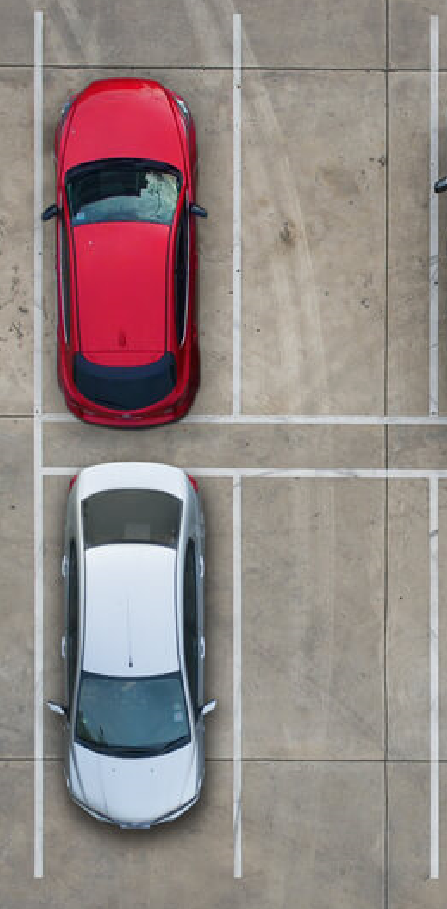
#> input picture edgeAI/inputs/Capture1.PNG, 447 x 909 px, found by its file name; its folder holds only this picture in this run
$ python dataset_maker.py
#> lines starting #> are read from the running program, lines starting #| are printed output that depends on the picture
#imports
import os
import cv2
import random

random.seed(2000) #set a constant seed for all runs
crop_iteration_size=5
noise_amplitude=3
dimensions=[420,900]
dataset=[]

# set the path/directory
folder_dir = "edgeAI/inputs"
images_names=os.listdir(folder_dir) #get dir list of filenames
for image_name in images_names:
    # check if the image_name ends with PNG just to be sure
    if (image_name.endswith(".PNG")):
        print(image_name)
        img = cv2.imread(folder_dir+'/'+image_name)
#> img is the input picture: shape (909, 447, 3); mean B, G, R 132.9, 134.9, 147.6
        flip_variations=[img,]
        for i in range(-1,2):
            flip_variations.append(cv2.flip(img, i))
#> after the loop, flip_variations = 4 items
        crop_variations=[]
        for image in flip_variations:
            for iteration in range(crop_iteration_size):
                h,w,c=image.shape
                temp=image[random.randint(0,noise_amplitude):h-random.randint(0,noise_amplitude), random.randint(0,noise_amplitude):w-random.randint(0,noise_amplitude)].copy()
                crop_variations.append(temp)
#> this loop made 4 passes
#> after the loop, crop_variations = 20 items
        dataset.extend(crop_variations)

for i,image in enumerate(dataset):
    #cv2.imshow('image',image)
    #cv2.waitKey(0)
    cv2.imwrite("edgeAI/dataset/image{}.PNG".format(i+1),image)
#> this loop made 20 passes
#> pass 1, `cv2.imwrite("edgeAI/dataset/image{}.PNG".format(i+1),image)`:
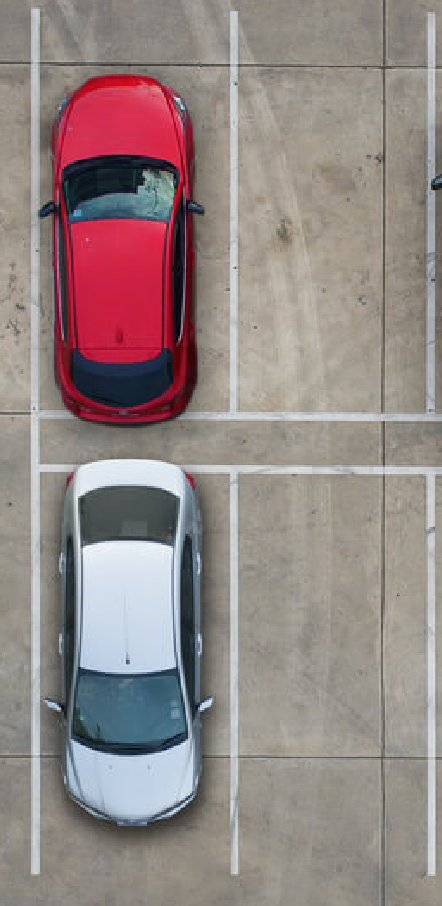
#> saved as image1.PNG: shape (906, 442, 3); mean B, G, R 132.9, 134.9, 147.7
#> pass 2, `cv2.imwrite("edgeAI/dataset/image{}.PNG".format(i+1),image)`:
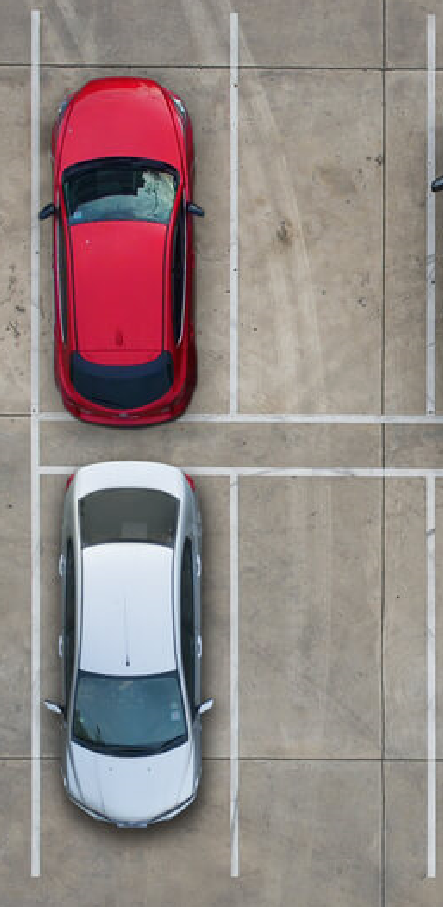
#> saved as image2.PNG: shape (907, 443, 3); mean B, G, R 132.9, 134.8, 147.6

$ run again, on edgeAI/inputs/Capture5.PNG
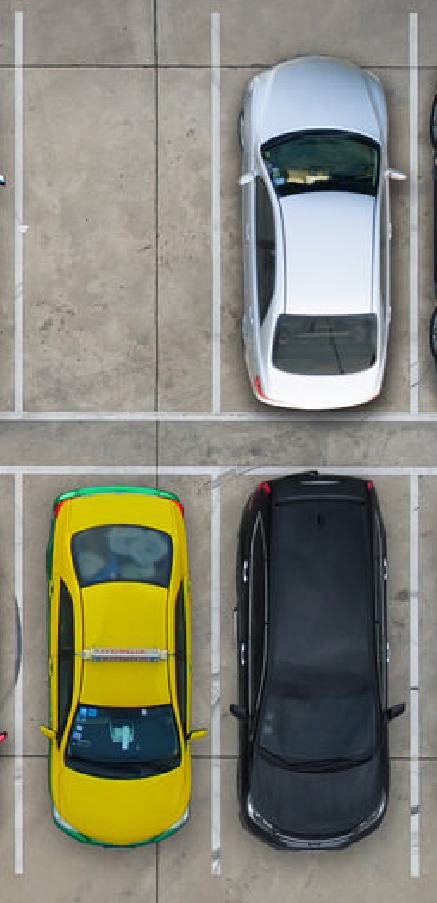
#> input picture edgeAI/inputs/Capture5.PNG, 437 x 903 px, found by its file name
#> img is the input picture: shape (903, 437, 3); mean B, G, R 118.8, 133, 133.2
#> after the loop `for i in range(-1,2):`: flip_variations = 4 items
#> the loop `for image in flip_variations:` made 4 passes
#> after the loop `for image in flip_variations:`: crop_variations = 20 items
#> the loop `for i,image in enumerate(dataset): #cv2.imshow('image',image)` made 20 passes
#> pass 1, `cv2.imwrite("edgeAI/dataset/image{}.PNG".format(i+1),image)`:
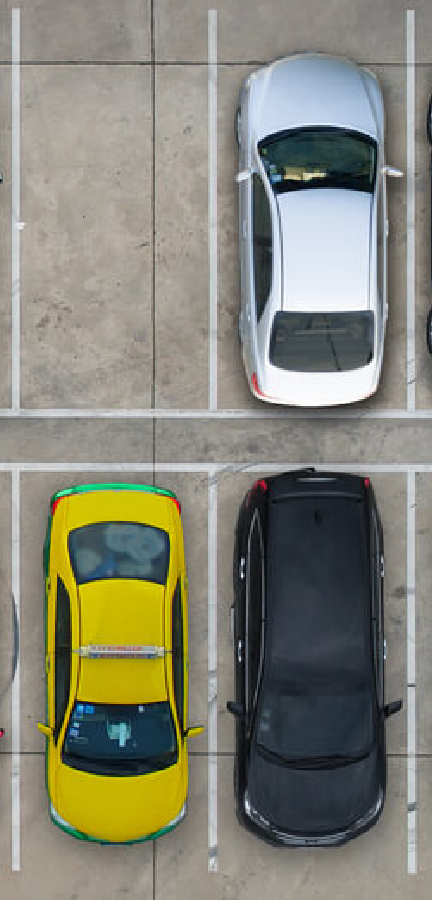
#> saved as image1.PNG: shape (900, 432, 3); mean B, G, R 118.8, 133.1, 133.3
#> pass 2, `cv2.imwrite("edgeAI/dataset/image{}.PNG".format(i+1),image)`:
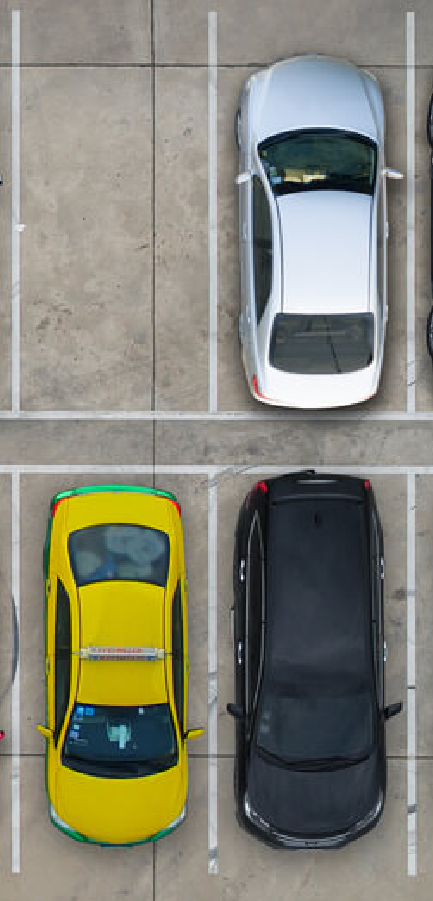
#> saved as image2.PNG: shape (901, 433, 3); mean B, G, R 118.8, 133, 133.2

$ run again, on edgeAI/inputs/Capture6.PNG
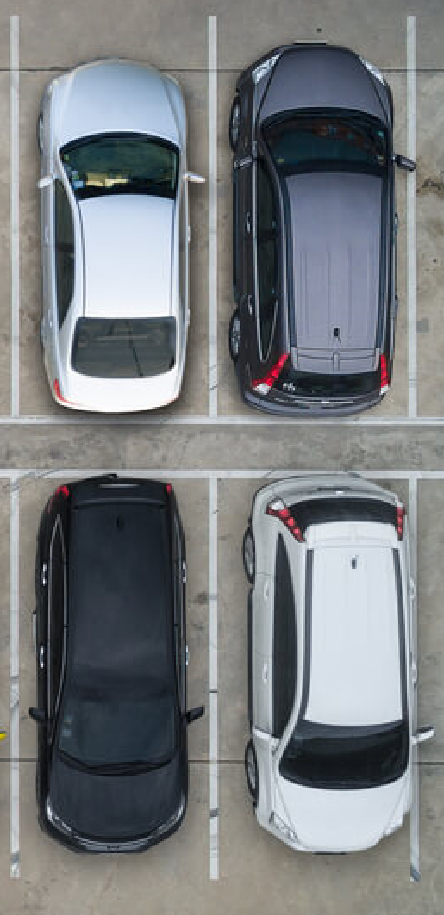
#> input picture edgeAI/inputs/Capture6.PNG, 444 x 915 px, found by its file name
#> img is the input picture: shape (915, 444, 3); mean B, G, R 126.8, 124, 120.4
#> after the loop `for i in range(-1,2):`: flip_variations = 4 items
#> the loop `for image in flip_variations:` made 4 passes
#> after the loop `for image in flip_variations:`: crop_variations = 20 items
#> the loop `for i,image in enumerate(dataset): #cv2.imshow('image',image)` made 20 passes
#> pass 1, `cv2.imwrite("edgeAI/dataset/image{}.PNG".format(i+1),image)`:
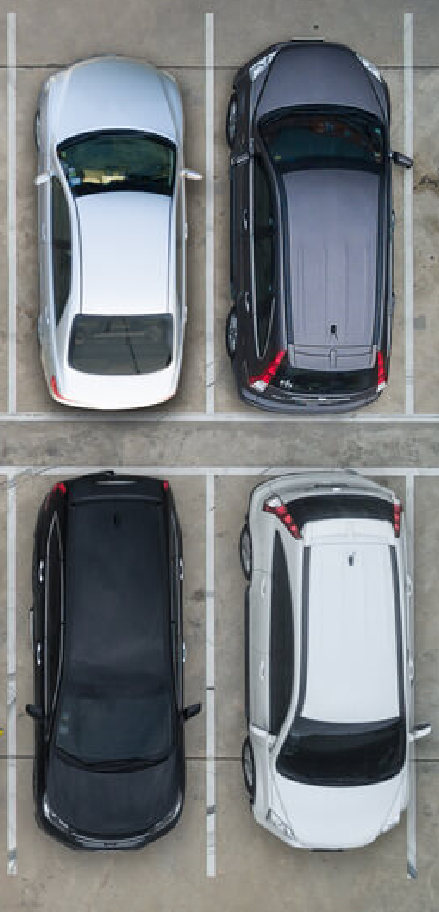
#> saved as image1.PNG: shape (912, 439, 3); mean B, G, R 126.7, 123.7, 120.1
#> pass 2, `cv2.imwrite("edgeAI/dataset/image{}.PNG".format(i+1),image)`:
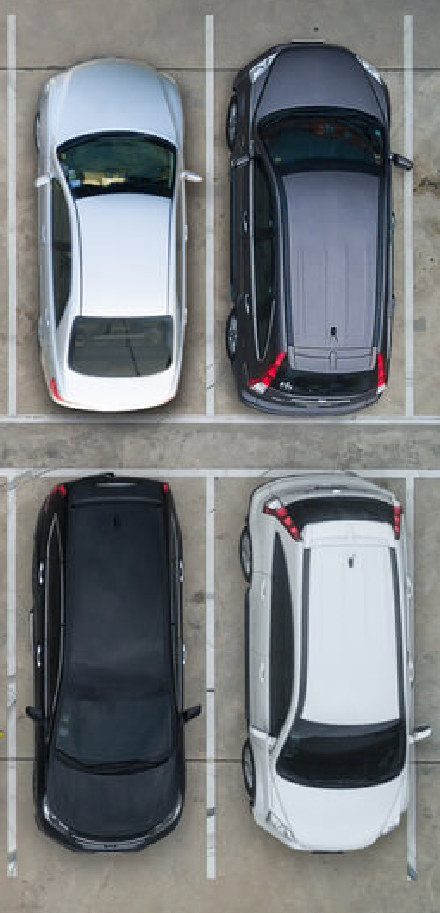
#> saved as image2.PNG: shape (913, 440, 3); mean B, G, R 126.7, 123.8, 120.1

$ run again, on edgeAI/inputs/Capture2.PNG
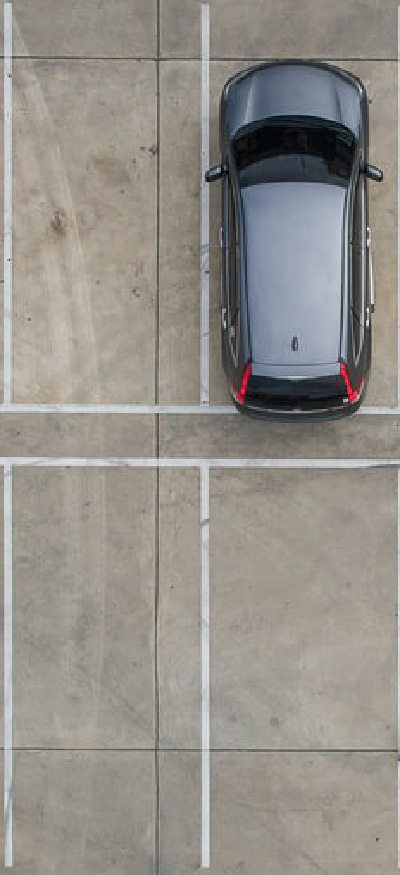
#> input picture edgeAI/inputs/Capture2.PNG, 400 x 875 px, found by its file name
#> img is the input picture: shape (875, 400, 3); mean B, G, R 138, 144, 147.9
#> after the loop `for i in range(-1,2):`: flip_variations = 4 items
#> the loop `for image in flip_variations:` made 4 passes
#> after the loop `for image in flip_variations:`: crop_variations = 20 items
#> the loop `for i,image in enumerate(dataset): #cv2.imshow('image',image)` made 20 passes
#> pass 1, `cv2.imwrite("edgeAI/dataset/image{}.PNG".format(i+1),image)`:
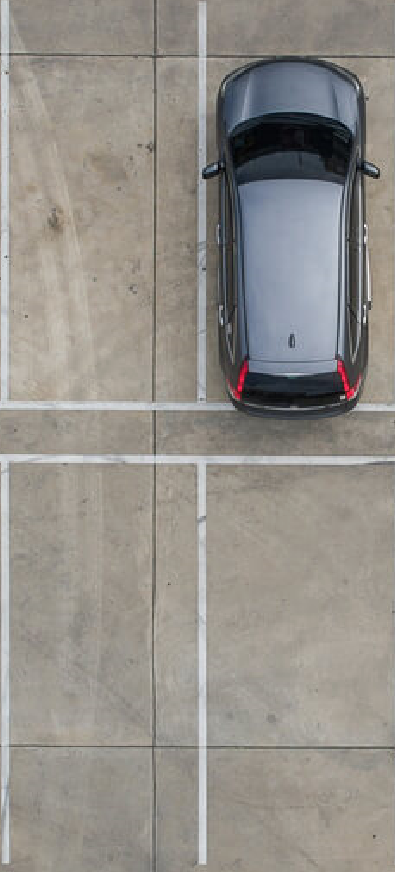
#> saved as image1.PNG: shape (872, 395, 3); mean B, G, R 137.7, 143.7, 147.6
#> pass 2, `cv2.imwrite("edgeAI/dataset/image{}.PNG".format(i+1),image)`:
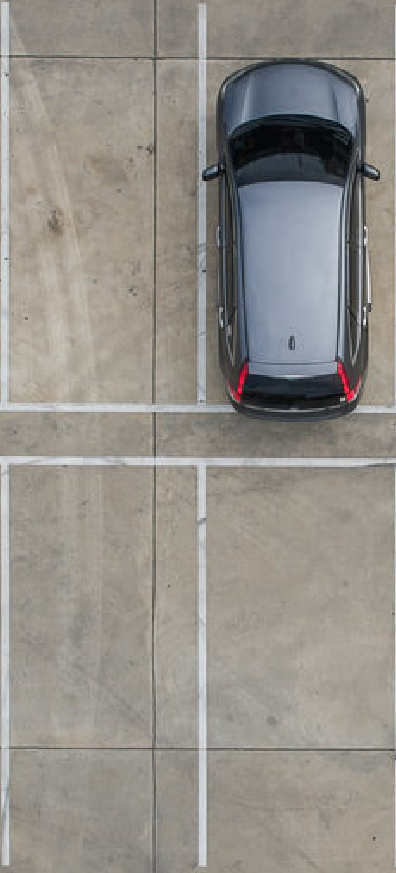
#> saved as image2.PNG: shape (873, 396, 3); mean B, G, R 137.8, 143.8, 147.7

$ run again, on edgeAI/inputs/Capture3.PNG
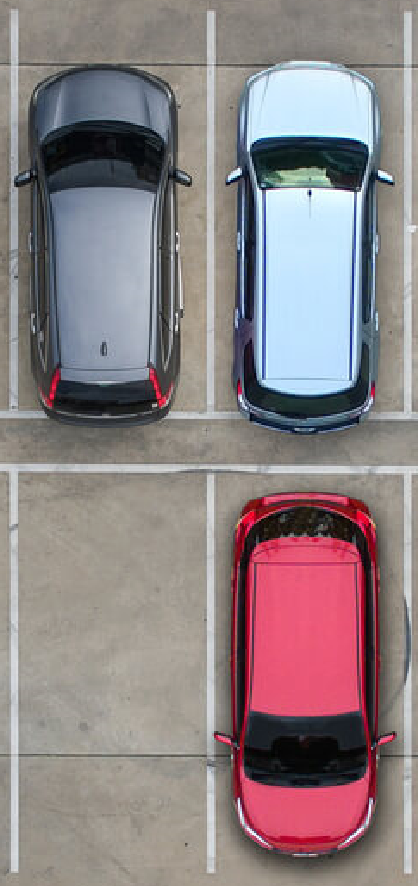
#> input picture edgeAI/inputs/Capture3.PNG, 418 x 886 px, found by its file name
#> img is the input picture: shape (886, 418, 3); mean B, G, R 132.2, 129.9, 141.5
#> after the loop `for i in range(-1,2):`: flip_variations = 4 items
#> the loop `for image in flip_variations:` made 4 passes
#> after the loop `for image in flip_variations:`: crop_variations = 20 items
#> the loop `for i,image in enumerate(dataset): #cv2.imshow('image',image)` made 20 passes
#> pass 1, `cv2.imwrite("edgeAI/dataset/image{}.PNG".format(i+1),image)`:
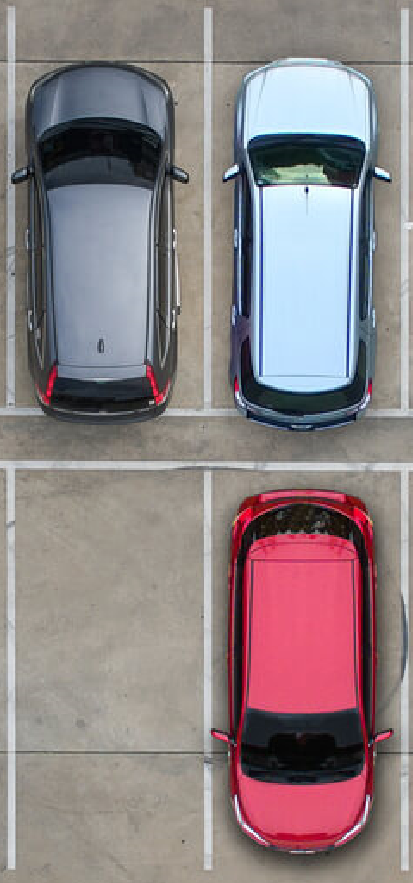
#> saved as image1.PNG: shape (883, 413, 3); mean B, G, R 132.1, 129.7, 141.4
#> pass 2, `cv2.imwrite("edgeAI/dataset/image{}.PNG".format(i+1),image)`:
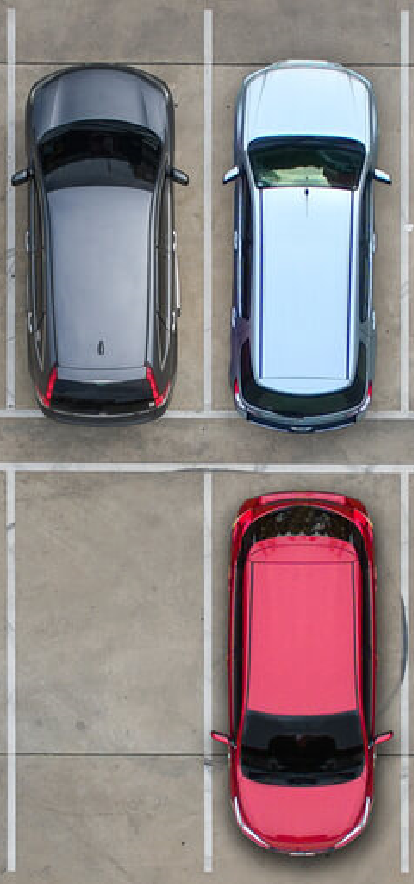
#> saved as image2.PNG: shape (884, 414, 3); mean B, G, R 132.1, 129.7, 141.4
